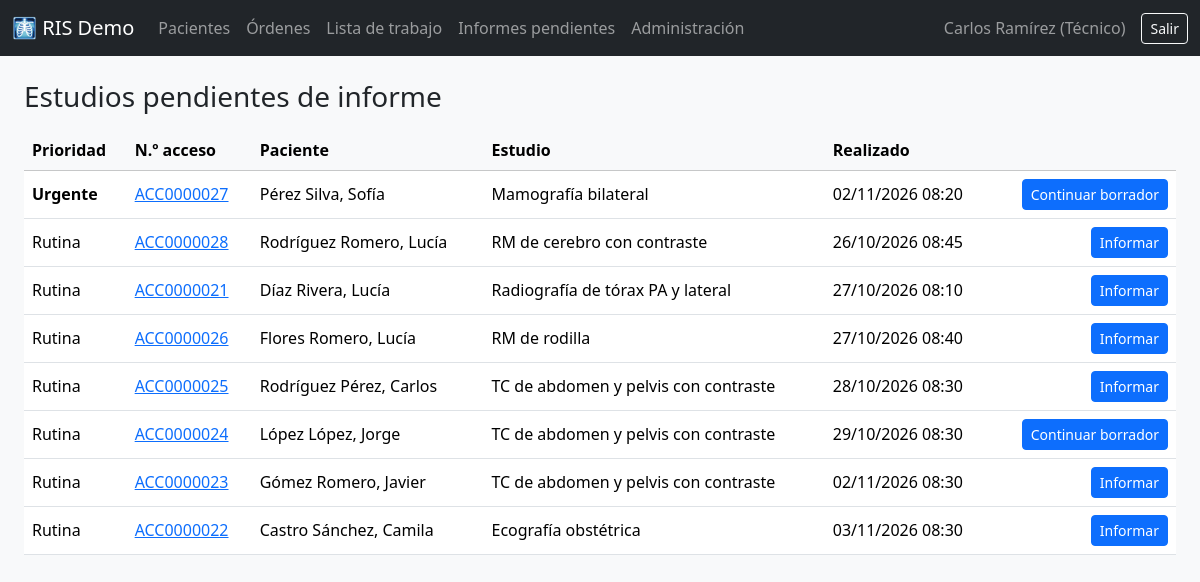
The app's page /informes/ (signed in) with its own data.
### ris/models.py (models this page shows, shortened)
class Orden(models.Model):
    class Prioridad(models.TextChoices):
        RUTINA = "RUTINA", "Rutina"
        URGENTE = "URGENTE", "Urgente"
        STAT = "STAT", "Inmediata (STAT)"
    class Estado(models.TextChoices):
        SOLICITADA = "SOLICITADA", "Solicitada"
        PROGRAMADA = "PROGRAMADA", "Programada"
        EN_CURSO = "EN_CURSO", "En curso"
        REALIZADA = "REALIZADA", "Realizada (pendiente de informe)"
        INFORMADA = "INFORMADA", "Informada"
        CANCELADA = "CANCELADA", "Cancelada"
    numero_acceso = models.CharField(
        "N.º de acceso", max_length=20, unique=True, null=True, blank=True, editable=False
    )
    paciente = models.ForeignKey(Paciente, on_delete=models.PROTECT, related_name="ordenes")
    procedimiento = models.ForeignKey(Procedimiento, on_delete=models.PROTECT, related_name="ordenes")
    medico_solicitante = models.CharField("Médico solicitante", max_length=150)
    indicacion_clinica = models.TextField("Indicación clínica")
    prioridad = models.CharField(max_length=10, choices=Prioridad.choices, default=Prioridad.RUTINA)
    estado = models.CharField(max_length=12, choices=Estado.choices, default=Estado.SOLICITADA)
    sala = models.ForeignKey(Sala, on_delete=models.SET_NULL, null=True, blank=True, related_name="ordenes")
    fecha_programada = models.DateTimeField("Fecha y hora programada", null=True, blank=True)
    fecha_inicio = models.DateTimeField(null=True, blank=True)
    fecha_realizacion = models.DateTimeField("Fecha de realización", null=True, blank=True)
    tecnico = models.ForeignKey(
        settings.AUTH_USER_MODEL,
        on_delete=models.SET_NULL,
        null=True,
        blank=True,
        related_name="estudios_realizados",
        verbose_name="Técnico",
    )
    creado = models.DateTimeField("Fecha de solicitud", auto_now_add=True)
    class Meta:
        ordering = ["-creado"]
        verbose_name_plural = "órdenes"

class Paciente(models.Model):
    class Sexo(models.TextChoices):
        FEMENINO = "F", "Femenino"
        MASCULINO = "M", "Masculino"
        OTRO = "O", "Otro"
    historia_clinica = models.CharField(
        "N.º historia clínica", max_length=20, unique=True, null=True, blank=True, editable=False
    )
    documento = models.CharField("Documento de identidad", max_length=20, unique=True)
    nombres = models.CharField(max_length=100)
    apellidos = models.CharField(max_length=100)
    fecha_nacimiento = models.DateField("Fecha de nacimiento")
    sexo = models.CharField(max_length=1, choices=Sexo.choices)
    telefono = models.CharField("Teléfono", max_length=30, blank=True)
    email = models.EmailField(blank=True)
    creado = models.DateTimeField(auto_now_add=True)
    class Meta:
        ordering = ["apellidos", "nombres"]

class Procedimiento(models.Model):
    codigo = models.CharField("Código", max_length=20, unique=True)
    nombre = models.CharField(max_length=200)
    modalidad = models.CharField(max_length=2, choices=Modalidad.choices)
    duracion_minutos = models.PositiveIntegerField("Duración (min)", default=15)
    class Meta:
        ordering = ["modalidad", "nombre"]

### ris/views.py (the view)
# urls.py: path("informes/", views.informes_pendientes, name="informes"),
@login_required
def informes_pendientes(request):
    rango_prioridad = Case(
        When(prioridad=Orden.Prioridad.STAT, then=0),
        When(prioridad=Orden.Prioridad.URGENTE, then=1),
        default=2,
        output_field=IntegerField(),
    )
    ordenes = (
        Orden.objects.filter(estado=Orden.Estado.REALIZADA)
        .select_related(*RELACIONES_ORDEN)
        .annotate(rango=rango_prioridad)
        .order_by("rango", "fecha_realizacion")
    )
    borradores = set(
        Informe.objects.filter(orden__in=ordenes, estado=Informe.Estado.BORRADOR).values_list(
            "orden_id", flat=True
        )
    )
    return render(
        request, "ris/informes/pendientes.html", {"ordenes": ordenes, "borradores": borradores}
    )

### ris/templates/ris/informes/pendientes.html (shortened to what this page needs)
{% extends "ris/base.html" %}
{% block contenido %}
<h1 class="h3 mb-3">Estudios pendientes de informe</h1>
<table class="table table-hover align-middle bg-white">
  <thead class="table-light">
    <tr><th>Prioridad</th><th>N.º acceso</th><th>Paciente</th><th>Estudio</th><th>Realizado</th><th></th></tr>
  </thead>
  <tbody>
  {% for o in ordenes %}
    <tr>
      <td class="prio-{{ o.prioridad }}">{{ o.get_prioridad_display }}</td>
      <td><a href="{% url 'ris:orden_detalle' o.pk %}">{{ o.numero_acceso }}</a></td>
      <td>{{ o.paciente.apellidos }}, {{ o.paciente.nombres }}</td>
      <td>{{ o.procedimiento.nombre }}</td>
      <td>{{ o.fecha_realizacion|date:"d/m/Y H:i" }}</td>
      <td class="text-end">
        <a class="btn btn-sm btn-primary" href="{% url 'ris:informe_editar' o.pk %}">
          {% if o.pk in borradores %}Continuar borrador{% else %}Informar{% endif %}
        </a>
      </td>
    </tr>
  {% empty %}
    <tr><td colspan="6" class="text-muted text-center py-3">¡No hay estudios pendientes de informe!</td></tr>
  {% endfor %}
  </tbody>
</table>
{% endblock %}

### ris/templates/ris/base.html (shortened to what this page needs)
<!doctype html>
<html lang="es">
<head>
  <link href="https://cdn.jsdelivr.net/npm/bootstrap@5.3.3/dist/css/bootstrap.min.css" rel="stylesheet">
</head>
<body class="bg-light">
<nav class="navbar navbar-expand navbar-dark bg-dark mb-4">
  <div class="container-fluid">
    <a class="navbar-brand" href="{% url 'ris:dashboard' %}">🩻 RIS Demo</a>
    {% if user.is_authenticated %}
      <ul class="navbar-nav me-auto">
        <li class="nav-item"><a class="nav-link" href="{% url 'ris:pacientes' %}">Pacientes</a></li>
        <li class="nav-item"><a class="nav-link" href="{% url 'ris:ordenes' %}">Órdenes</a></li>
        <li class="nav-item"><a class="nav-link" href="{% url 'ris:worklist' %}">Lista de trabajo</a></li>
        <li class="nav-item"><a class="nav-link" href="{% url 'ris:informes' %}">Informes pendientes</a></li>
        <li class="nav-item"><a class="nav-link" href="{% url 'admin:index' %}">Administración</a></li>
      </ul>
      <span class="navbar-text me-3">{{ user.get_full_name|default:user.username }}</span>
      <form method="post" action="{% url 'admin:logout' %}">
        <button class="btn btn-outline-light btn-sm">Salir</button>
      </form>
    {% endif %}
  </div>
</nav>
<main class="container-fluid px-4 pb-5">
  {% block contenido %}{% endblock %}
</main>
</body>
</html>

### ris/templates/ris/base.html (style rules this page uses)
.prio-URGENTE { color:#fd7e14; font-weight:700; }

### records on screen
Orden: prioridad "Urgente", numero_acceso "ACC0000027", paciente.apellidos "Pérez Silva", paciente.nombres "Sofía", procedimiento.nombre "Mamografía bilateral", fecha_realizacion "02/11/2026 08:20", shows "Continuar borrador"
Orden: prioridad "Rutina", numero_acceso "ACC0000028", paciente.apellidos "Rodríguez Romero", paciente.nombres "Lucía", procedimiento.nombre "RM de cerebro con contraste", fecha_realizacion "26/10/2026 08:45", shows "Informar"
Orden: prioridad "Rutina", numero_acceso "ACC0000021", paciente.apellidos "Díaz Rivera", paciente.nombres "Lucía", procedimiento.nombre "Radiografía de tórax PA y lateral", fecha_realizacion "27/10/2026 08:10", shows "Informar"
Orden: prioridad "Rutina", numero_acceso "ACC0000026", paciente.apellidos "Flores Romero", paciente.nombres "Lucía", procedimiento.nombre "RM de rodilla", fecha_realizacion "27/10/2026 08:40", shows "Informar"
Orden: prioridad "Rutina", numero_acceso "ACC0000025", paciente.apellidos "Rodríguez Pérez", paciente.nombres "Carlos", procedimiento.nombre "TC de abdomen y pelvis con contraste", fecha_realizacion "28/10/2026 08:30", shows "Informar"
Orden: prioridad "Rutina", numero_acceso "ACC0000024", paciente.apellidos "López López", paciente.nombres "Jorge", procedimiento.nombre "TC de abdomen y pelvis con contraste", fecha_realizacion "29/10/2026 08:30", shows "Continuar borrador"
Orden: prioridad "Rutina", numero_acceso "ACC0000023", paciente.apellidos "Gómez Romero", paciente.nombres "Javier", procedimiento.nombre "TC de abdomen y pelvis con contraste", fecha_realizacion "02/11/2026 08:30", shows "Informar"
Orden: prioridad "Rutina", numero_acceso "ACC0000022", paciente.apellidos "Castro Sánchez", paciente.nombres "Camila", procedimiento.nombre "Ecografía obstétrica", fecha_realizacion "03/11/2026 08:30", shows "Informar"

### other values on screen
{{ user.get_full_name|default:user.username }} "Carlos Ramírez (Técnico)"
